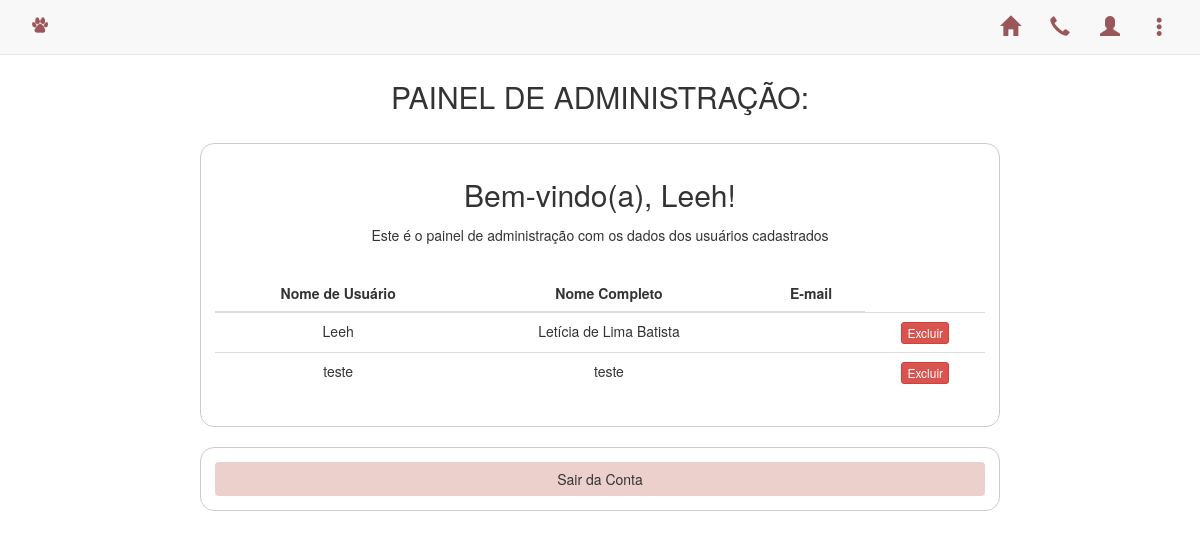
The page /adm.php (signed in) on the database its author committed.
### tables this page shows
CREATE TABLE `users` (
  `id` int(11) NOT NULL,
  `username` varchar(255) NOT NULL,
  `password` varchar(255) NOT NULL,
  `full_name` varchar(255) NOT NULL
);

### adm.php (the view, shortened to what this page needs)
<?php
$host = 'localhost';
$dbname = 'gerenciador_animais';
$username = 'root';
$password = '';
$mysqli = new mysqli($host, $username, $password, $dbname);
?>
<!DOCTYPE html>
<html lang="pt-br">
<head>
  <link href="estilo.css" rel="stylesheet" />
  <link rel="stylesheet" href="https://maxcdn.bootstrapcdn.com/bootstrap/3.4.1/css/bootstrap.min.css">
</head>
<body>
  <nav class="navbar navbar-default navbar-fixed-top">
    <div class="container">
      <div class="navbar-header">
        <img class="navbar-brand" href="#" src="icone.png" />
      </div>
      <div class="collapse navbar-collapse" id="myNavbar">
        <ul class="nav navbar-nav navbar-right">
          <li class="link"><a href="index.html" target="_self" title="Voltar para a página inicial" class="glyphicon glyphicon-home"></a></li>
          <li class="link"><a href="contatos.php" target="_self" title="Entre em contato conosco!" class="glyphicon glyphicon-earphone"></a></li>
          <li class="dropdown"><a class="dropdown-toggle" data-toggle="dropdown" href="#"><span class="glyphicon glyphicon-user" title="Login"></span></a>
          </li>
          <li class="dropdown"><a class="dropdown-toggle" data-toggle="dropdown" href="#"><span class="glyphicon glyphicon-option-vertical" title="Menu"></span></a>
          </li>
        </ul>
      </div>
    </div>
  </nav><br><br><br>
  <div class="text-center"><h2>PAINEL DE ADMINISTRAÇÃO:</h2></div><br>
  <form>
  <div class="text-center"><h2>Bem-vindo(a), <?php echo $_SESSION['username']; ?>!</h2></div>
  <div class="text-center"><p>Este é o painel de administração com os dados dos usuários cadastrados</p></div><br>
  <div class="text-center">
    <table class="table">
        <thead>
            <tr>
                <th class="text-center">Nome de Usuário</th>
                <th class="text-center">Nome Completo</th>
                <th class="text-center">E-mail</th>
            </tr>
        </thead>
        <tbody>
        <?php
        $stmt = $mysqli->query('SELECT * FROM users');
        $users = $stmt->fetch_all(MYSQLI_ASSOC);
        ?>
            <?php foreach ($users as $user): ?>
                <tr>
                    <td><?php echo $user['username']; ?></td>
                    <td><?php echo $user['full_name']; ?></td>
                    <td><?php echo $user['email']; ?></td>
                    <td>
                    <div id="user-form-<?=$user['id']?>" style="display: inline;">
                          <button type="button" class="btn btn-danger btn-xs" onclick="deleteUser(<?=$user['id']?>)">Excluir</button>
                    </div>
                    </td>
                </tr>
            <?php endforeach; ?>
        </tbody>
    </table>
</div>
</form><br>
  <form action="logout.php" method="post">
    <button type="submit" class="btn btn-secondary btn-block">Sair da Conta</button>
  </form>
</body>
</html>

### estilo.css (style rules this page uses)
form { margin: 0 auto; width: 400px ; padding: 1em; border: 1px solid #CCC; border-radius: 1em; }
form div + div { margin-top: 1em; }
.glyphicon, .preto { color:#99575A !important; font-size: 20px; }
button { background-color:#EBD0CC; align-content: center; }

### adm.php (style rules this page uses)
form { margin: 0 auto; width: 800px; padding: 1em; border: 1px solid #CCC; border-radius: 1em; }

### rows shown on the page
users: username "Leeh", full_name "Letícia de Lima Batista"
users: username "teste", full_name "teste"

### other values the page prints
$_SESSION['username'] "Leeh"
